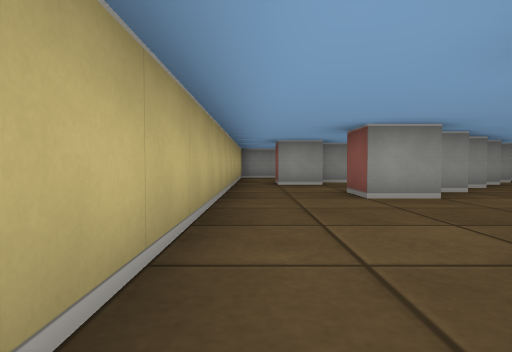
[1] (above)

24 first-person views from a walk through a cub3D level. The camera is about half as high as the walls, tilts 2° down and sees 75° across. The floor is counted in squares. Each view is taken from the middle of a square. On the plan, view 1 faces up. The plan holds only what a view shows up to about 9 squares ahead; the rest is blank.

[2]
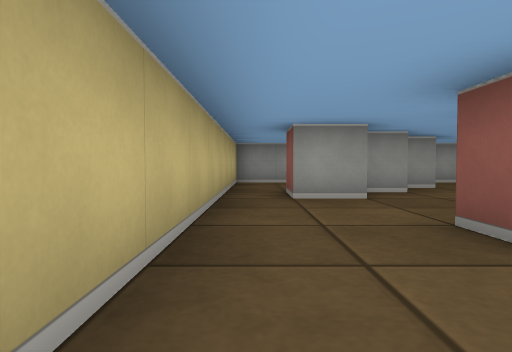

[3]
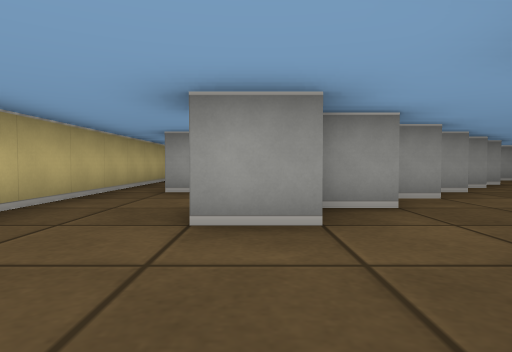

[4]
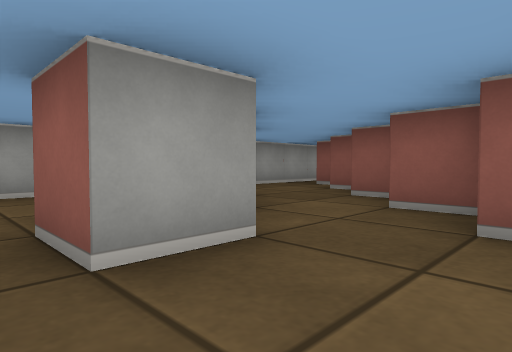

[5]
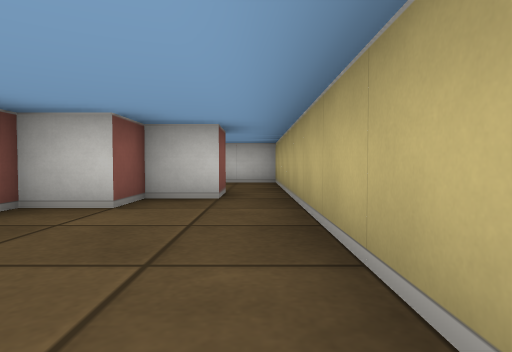

[6]
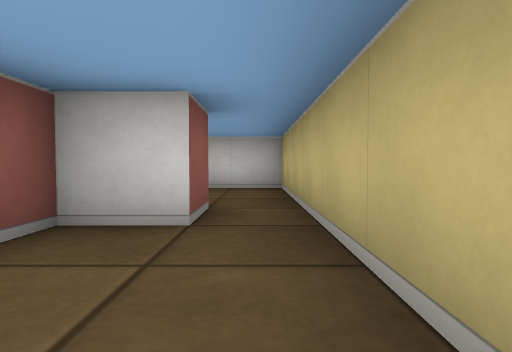

[7]
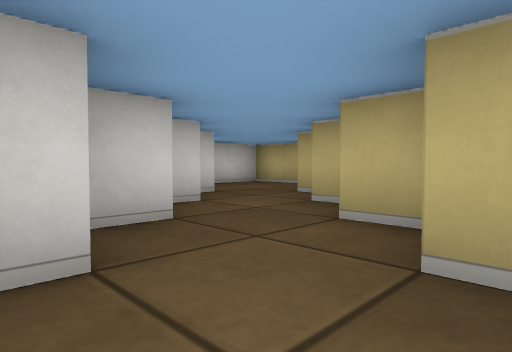

[8]
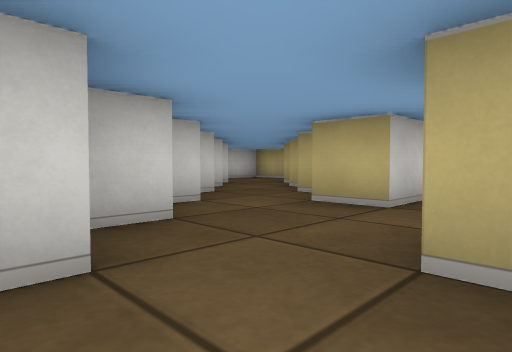

[9]
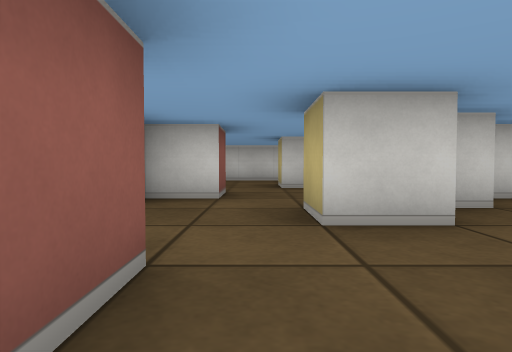

[10]
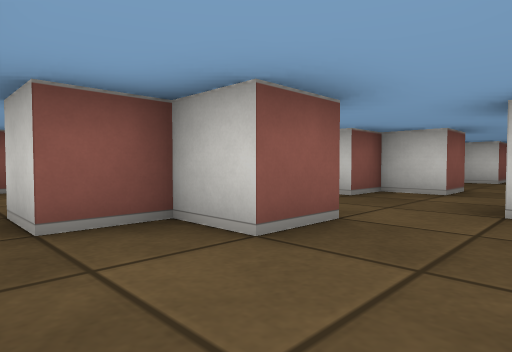

[11]
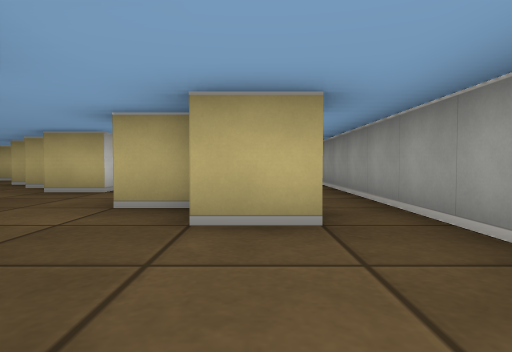

[12]
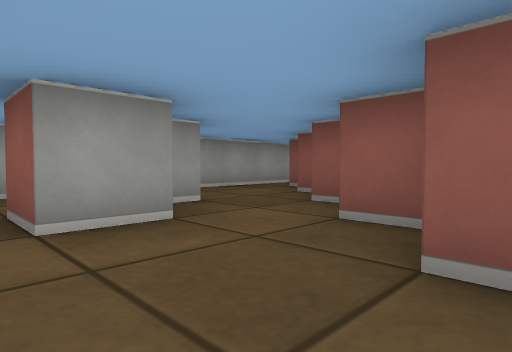

[13]
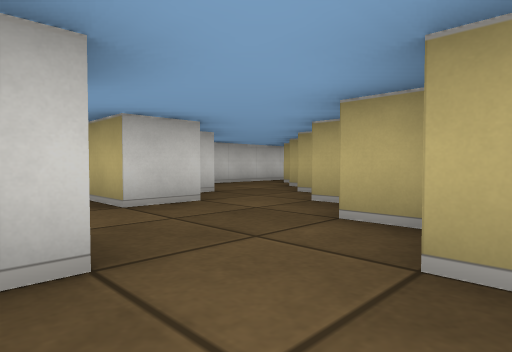

[14]
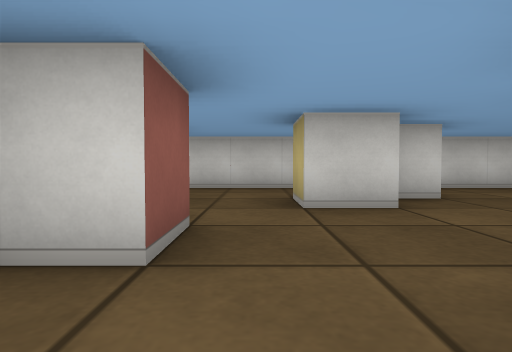

[15]
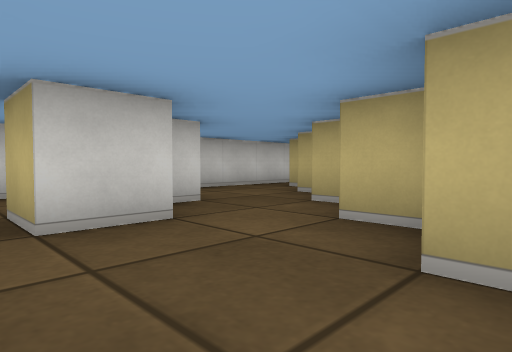

[16]
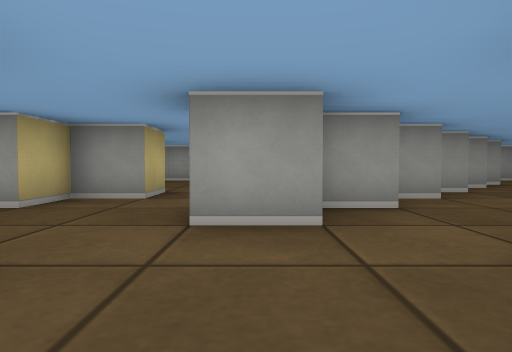

[17]
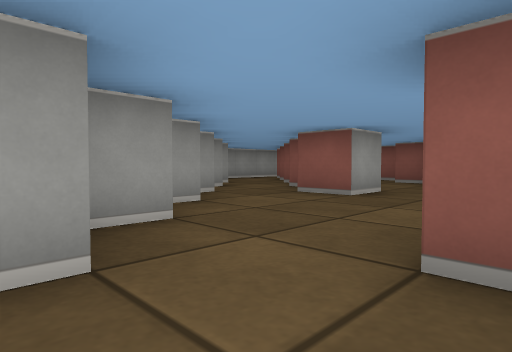

[18]
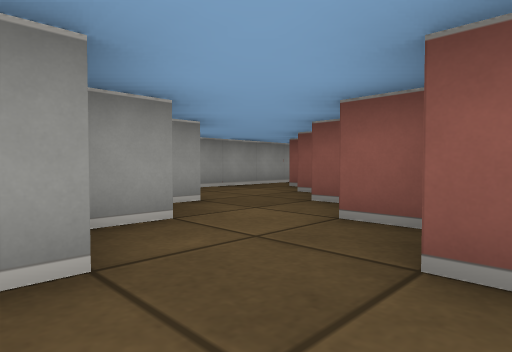

[19]
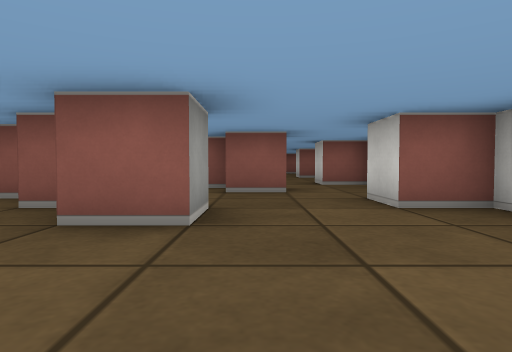

[20]
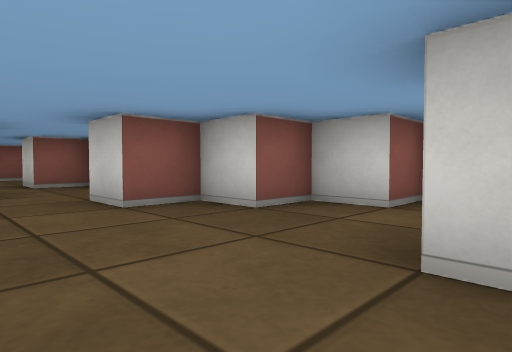

[21]
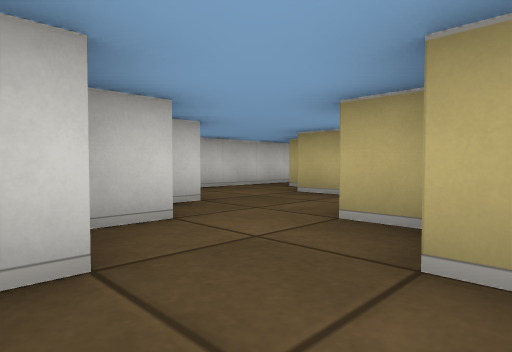

[22]
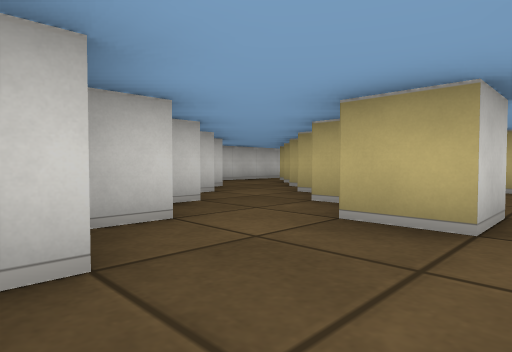

[23]
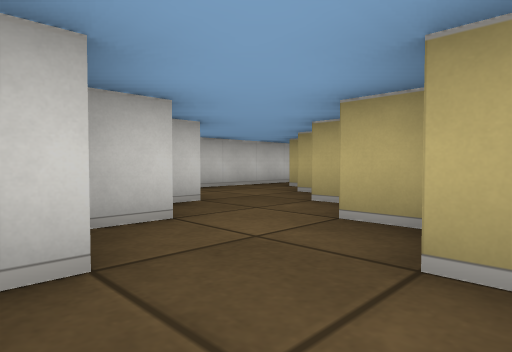

[24]
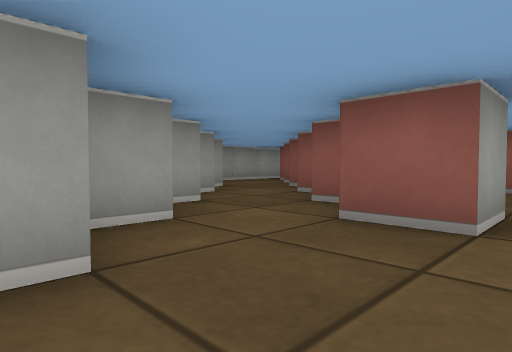

### Floor plan
Key: @ floor where view 1 was taken; # wall or solid block; . floor.
Columns run from 1 left of view 1 to 22 right of it. Each row starts with its distance up from view 1.
 12 ###   ################
 11 #..  ................
 10 #.. #...#...#...#...#..
  9 #..##..##..##..##..##..#
  8 #.##..##......##..##..##
  7 #....##..#...##..##..##
  6 #...##..##..##..##..##
  5 #..##..##..##......##..#
  4 #.......................
  3 #....#...#...#...#...#
  2 #...##..##..##..##..##
  1 #..##..##..##..##..##
  0 #@##..##......##..##
 -1 #....##..#...##..##
 -2 #...##..##..##..##
 -3 #...............
 -4 ###############

Where each view was taken, in squares from view 1:
view 1: 0 up, 0 right, facing up
view 2: 3 up, 0 right, facing up
view 3: 2 up, 2 right, facing up
view 4: 6 up, 0 right, facing up-right
view 5: 5 up, 0 right, facing down
view 6: 3 up, 0 right, facing down
view 7: 3 up, 6 right, facing down-left
view 8: 5 up, 8 right, facing down-left
view 9: 6 up, 9 right, facing down
view 10: 11 up, 8 right, facing down-right
view 11: 10 up, 14 right, facing left
view 12: 6 up, 9 right, facing up-right
view 13: 3 up, 10 right, facing down-left
view 14: 3 up, 9 right, facing down
view 15: 2 up, 9 right, facing down-left
view 16: 2 up, 10 right, facing up
view 17: 3 up, 10 right, facing up-right
view 18: 6 up, 13 right, facing up-right
view 19: 5 up, 12 right, facing right
view 20: 5 up, 12 right, facing down-right
view 21: 2 up, 13 right, facing down-left
view 22: 4 up, 19 right, facing down-left
view 23: 2 up, 17 right, facing down-left
view 24: 4 up, 15 right, facing up-right
